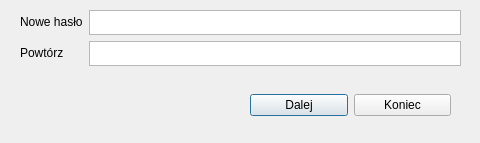
<?xml version="1.0" encoding="UTF-8"?>
<ui version="4.0">
 <class>SetPasswordDialog</class>
 <widget class="QDialog" name="SetPasswordDialog">
  <property name="geometry">
   <rect>
    <x>0</x>
    <y>0</y>
    <width>480</width>
    <height>143</height>
   </rect>
  </property>
  <property name="windowTitle">
   <string>Set Password</string>
  </property>
  <widget class="QWidget" name="formLayoutWidget">
   <property name="geometry">
    <rect>
     <x>20</x>
     <y>10</y>
     <width>441</width>
     <height>61</height>
    </rect>
   </property>
   <layout class="QFormLayout" name="formLayout">
    <item row="0" column="0">
     <widget class="QLabel" name="label">
      <property name="text">
       <string>Nowe hasło</string>
      </property>
     </widget>
    </item>
    <item row="1" column="0">
     <widget class="QLabel" name="label_2">
      <property name="text">
       <string>Powtórz</string>
      </property>
     </widget>
    </item>
    <item row="0" column="1">
     <widget class="QPlainTextEdit" name="noweHaslo">
      <property name="enabled">
       <bool>true</bool>
      </property>
      <property name="sizePolicy">
       <sizepolicy hsizetype="Fixed" vsizetype="Fixed">
        <horstretch>0</horstretch>
        <verstretch>0</verstretch>
       </sizepolicy>
      </property>
      <property name="maximumSize">
       <size>
        <width>400</width>
        <height>25</height>
       </size>
      </property>
     </widget>
    </item>
    <item row="1" column="1">
     <widget class="QPlainTextEdit" name="noweHaslo2">
      <property name="enabled">
       <bool>true</bool>
      </property>
      <property name="sizePolicy">
       <sizepolicy hsizetype="Fixed" vsizetype="Fixed">
        <horstretch>0</horstretch>
        <verstretch>0</verstretch>
       </sizepolicy>
      </property>
      <property name="maximumSize">
       <size>
        <width>400</width>
        <height>25</height>
       </size>
      </property>
     </widget>
    </item>
   </layout>
  </widget>
  <widget class="QWidget" name="horizontalLayoutWidget">
   <property name="geometry">
    <rect>
     <x>250</x>
     <y>80</y>
     <width>201</width>
     <height>51</height>
    </rect>
   </property>
   <layout class="QHBoxLayout" name="horizontalLayout">
    <item>
     <widget class="QPushButton" name="SetBTN">
      <property name="text">
       <string>Dalej</string>
      </property>
     </widget>
    </item>
    <item>
     <widget class="QPushButton" name="ExitBTN">
      <property name="text">
       <string>Koniec</string>
      </property>
     </widget>
    </item>
   </layout>
  </widget>
 </widget>
 <resources/>
 <connections/>
</ui>
